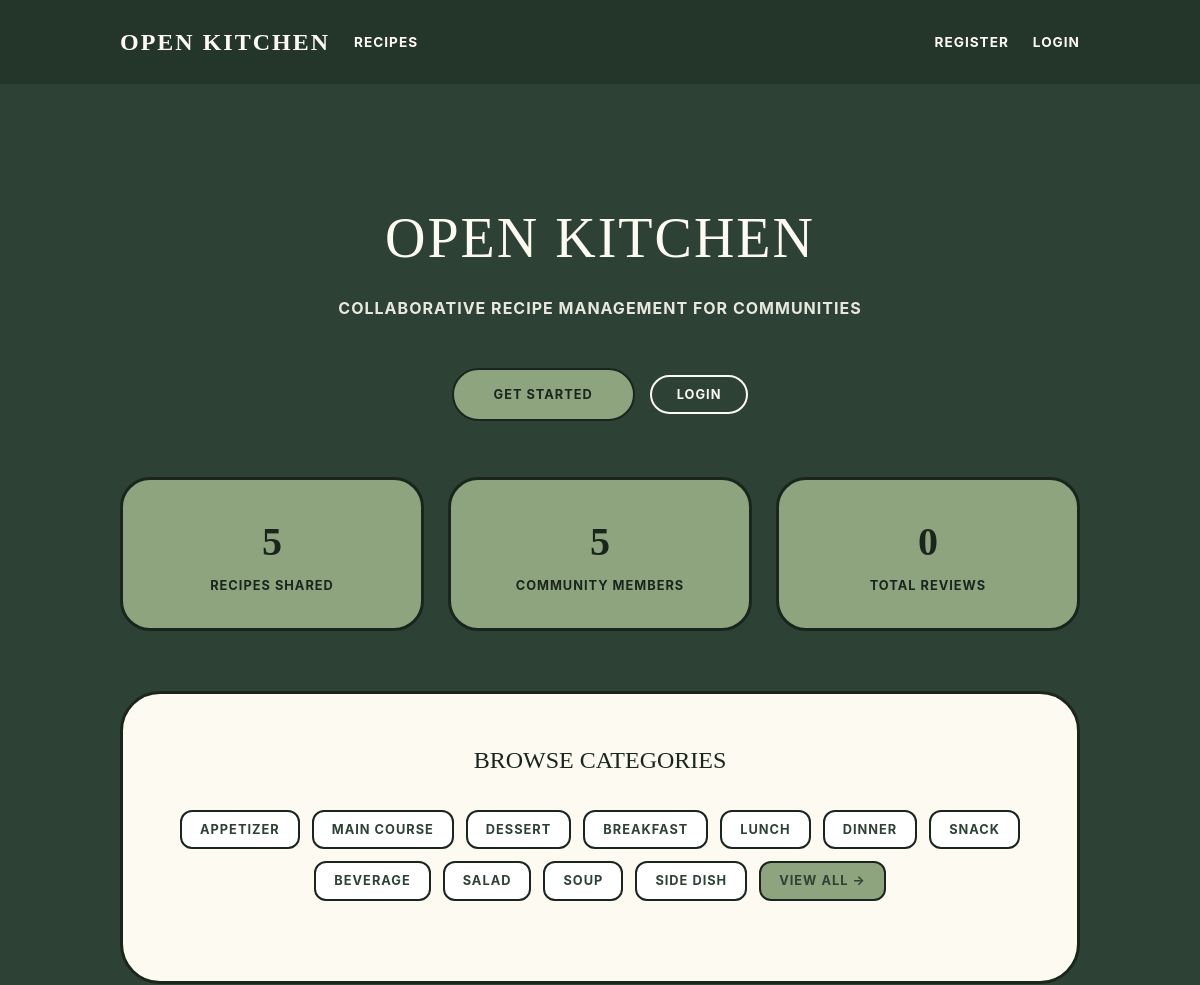
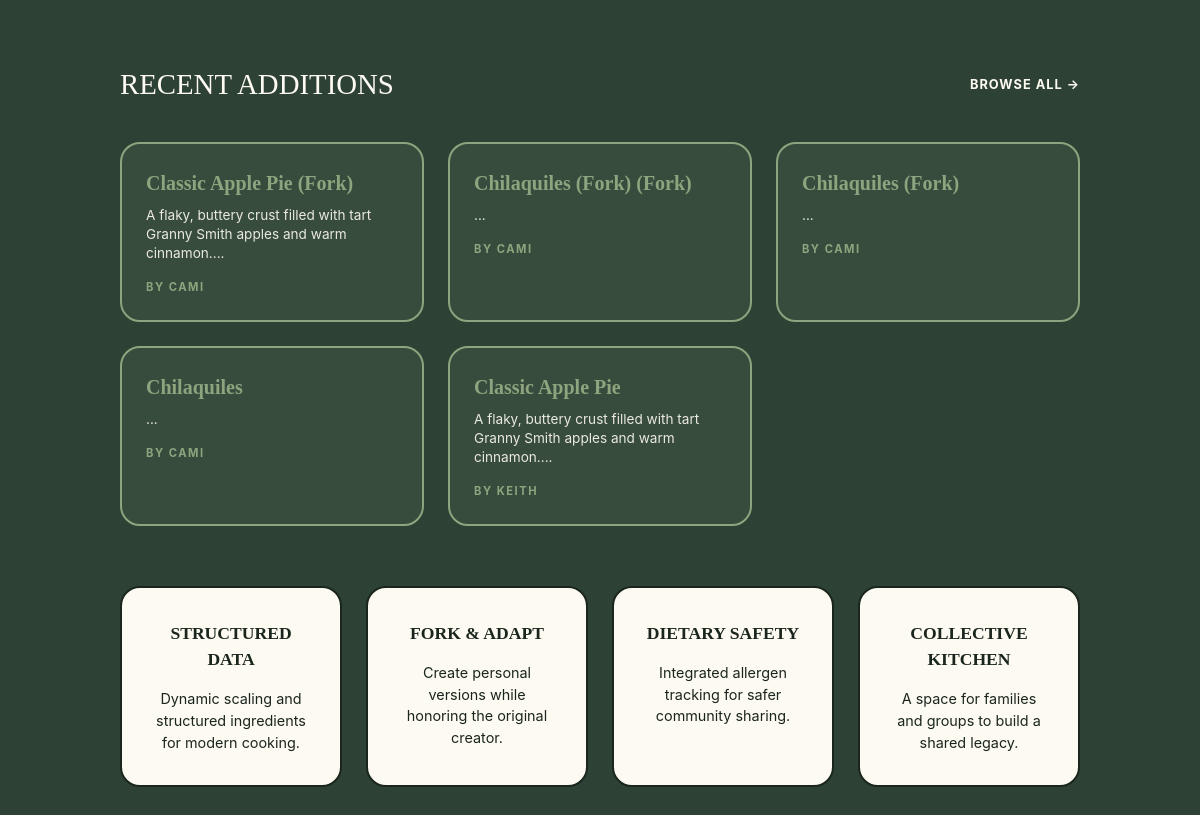
Before: / with the older database file (2 pictures, top to bottom).
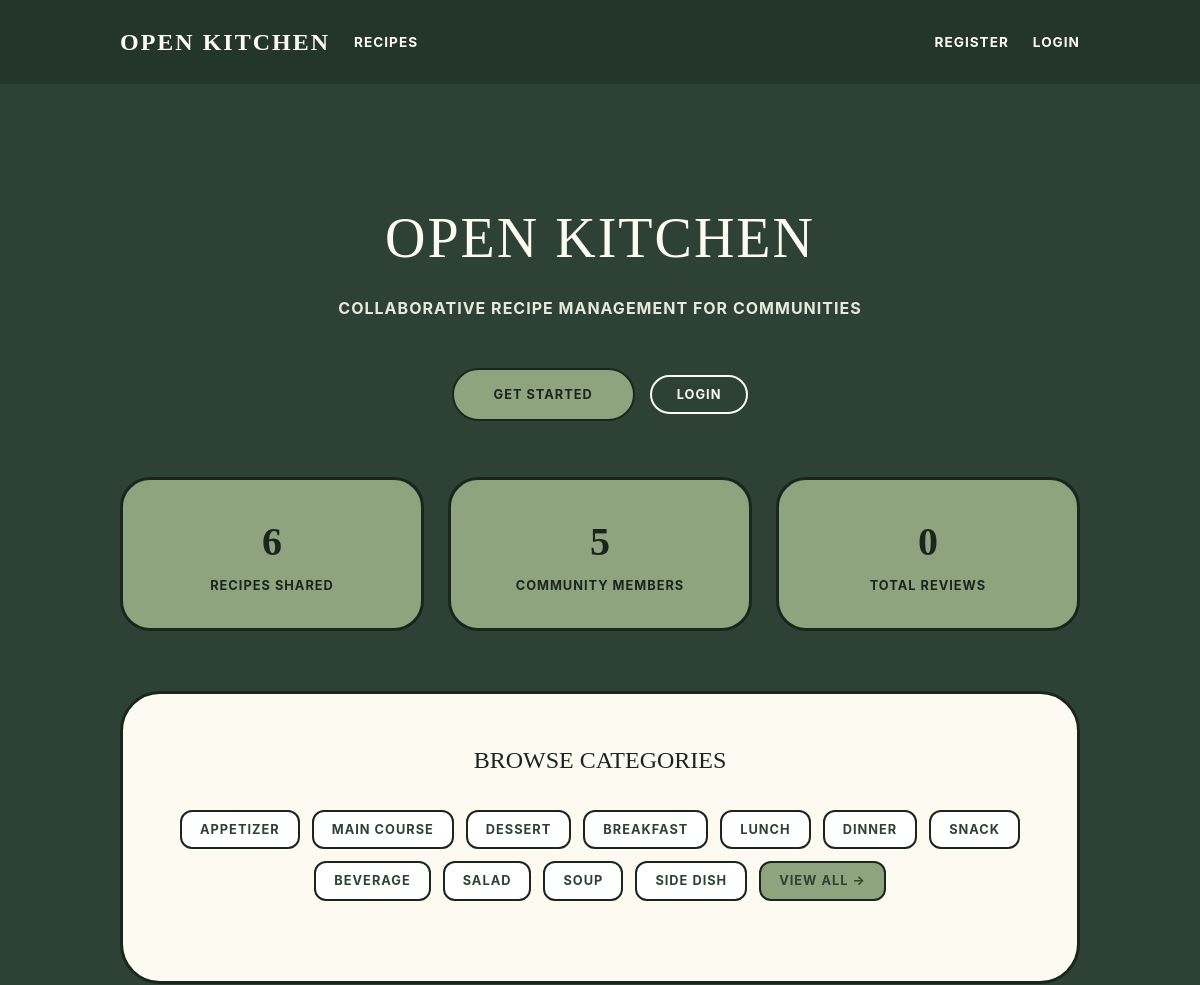
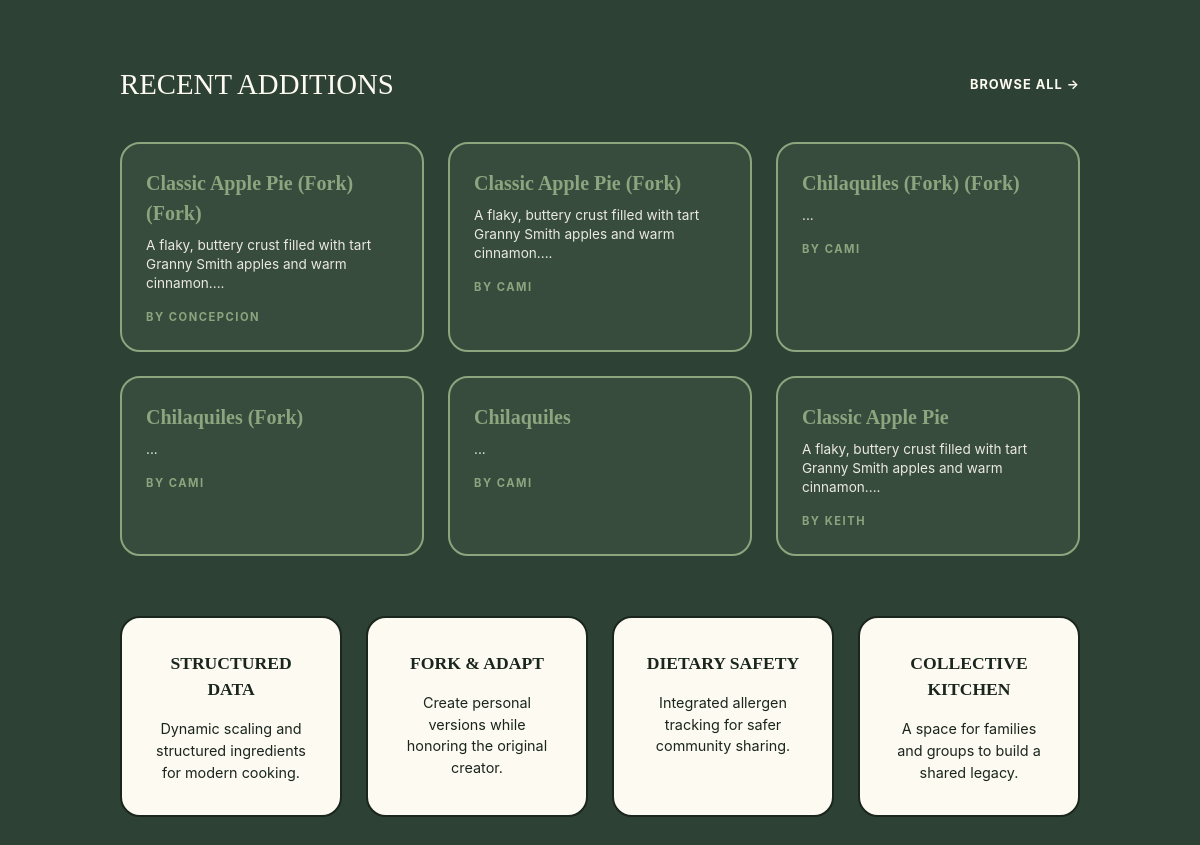
After: the same page with the newer database file (2 pictures, top to bottom).
### tables this page shows
CREATE TABLE categories (
    id INTEGER PRIMARY KEY AUTOINCREMENT,
    name TEXT UNIQUE NOT NULL
);

CREATE TABLE recipes (
    id INTEGER PRIMARY KEY AUTOINCREMENT,
    title TEXT NOT NULL,
    description TEXT,
    template_type TEXT NOT NULL CHECK(template_type IN ('standard', 'quick_tip')),
    author_id INTEGER NOT NULL,
    base_servings INTEGER,
    prep_time_minutes INTEGER,
    cook_time_minutes INTEGER,
    parent_recipe_id INTEGER,
    is_public INTEGER DEFAULT 1,
    created_at DATETIME DEFAULT CURRENT_TIMESTAMP,
    updated_at DATETIME,
    FOREIGN KEY (author_id) REFERENCES users(id),
    FOREIGN KEY (parent_recipe_id) REFERENCES recipes(id)
);

### app/__init__.py (the view)
    @app.route('/')
    def index():
        from app.models import Recipe, Category
        from app.db import get_db
        recent_recipes = Recipe.get_recent(limit=6)
        db = get_db()
        stats = {
            'total_recipes': Recipe.get_stats()['total_recipes'],
            'total_users': db.execute('SELECT COUNT(*) FROM users').fetchone()[0],
            'total_reviews': db.execute('SELECT COUNT(*) FROM reviews').fetchone()[0],
        }
        categories = Category.get_all()[:6]
        return render_template('index.html',
                             recipes=recent_recipes,
                             stats=stats,
                             categories=categories)

### app/auth.py (called while the page is built)
@bp.before_app_request
def load_logged_in_user():
    user_id = session.get('user_id')
    if user_id is None:
        g.user = None
    else:
        g.user = User.get_by_id(user_id)

### app/db.py (called while the page is built)
def get_db():
    if 'db' not in g:
        g.db = sqlite3.connect(
            current_app.config['DATABASE'],
            detect_types=sqlite3.PARSE_DECLTYPES
        )
        g.db.row_factory = sqlite3.Row
        g.db.execute('PRAGMA foreign_keys = ON')
    return g.db

### app/models/lookup.py (called while the page is built)
    @staticmethod
    def get_all():
        db = get_db()
        return db.execute('SELECT * FROM categories ORDER BY name').fetchall()

### app/models/recipe.py (called while the page is built)
    @staticmethod
    def get_recent(limit=6):
        db = get_db()
        return db.execute(
            'SELECT r.*, u.username as author_name, '
            'AVG(rv.rating) as avg_rating, '
            'COUNT(DISTINCT rv.id) as review_count '
            'FROM recipes r '
            'JOIN users u ON r.author_id = u.id '
            'LEFT JOIN reviews rv ON r.id = rv.recipe_id '
            'WHERE r.is_public = 1 '
            'GROUP BY r.id '
            'ORDER BY r.created_at DESC LIMIT ?',
            (limit,)
        ).fetchall()

### app/templates/index.html (shortened to what the changed rows need)
{% extends 'base.html' %}
{% block content %}
<section class="section has-text-centered" style="padding: 4rem 0;">
    <h1 class="hero-title">Open Kitchen</h1>
</section>
<div class="columns is-multiline mb-6">
    <div class="column is-4">
        <div class="stat-pill">
            <span class="stat-val">{{ stats.total_recipes }}</span>
            <span class="stat-name">Recipes Shared</span>
        </div>
    </div>
</div>
<div class="form-card" style="background-color: var(--cream); border: 3px solid var(--border-dark); border-radius: 40px; padding: 3rem; margin-bottom: 4rem;">
    <h2 style="font-family: 'Georgia', serif; text-transform: uppercase; text-align: center; margin-bottom: 2rem; font-size: 1.5rem;">Browse Categories</h2>
    <div class="category-list">
        {% set cats = [
            ('1', 'Appetizer'), ('2', 'Main Course'), ('3', 'Dessert'),
            ('4', 'Breakfast'), ('5', 'Lunch'), ('6', 'Dinner'),
            ('7', 'Snack'), ('8', 'Beverage'), ('9', 'Salad'),
            ('10', 'Soup'), ('11', 'Side Dish')
        ] %}
        {% for cid, cname in cats %}
            <a href="{{ url_for('recipes.index', category=cid) }}" class="category-pill">{{ cname }}</a>
        {% endfor %}
        <a href="{{ url_for('recipes.index') }}" class="category-pill" style="background-color: var(--pill-green);">VIEW ALL →</a>
    </div>
</div>
<div class="mb-6">
    <div class="level">
        <div class="level-left">
            <h2 style="font-family: 'Georgia', serif; text-transform: uppercase; color: var(--cream); font-size: 1.8rem;">Recent Additions</h2>
        </div>
    </div>
    <div class="columns is-multiline mt-4">
        {% for recipe in recipes %}
            <div class="column is-4">
                <a href="{{ url_for('recipes.view', id=recipe.id) }}" class="recipe-grid-card">
                    <h3 class="recipe-title">{{ recipe.title }}</h3>
                    <p class="recipe-description">{{ recipe.description[:80] }}...</p>
                    <div class="meta-label">BY {{ recipe.author_name|upper }}</div>
                </a>
            </div>
        {% endfor %}
    </div>
</div>
{% endblock %}

Changed rows visible on the page:
added recipes: title "Classic Apple Pie (Fork) (Fork)", description "A flaky, buttery crust filled with tart Granny Smith apples and warm cinnamon.", author_name "CONCEPCION"
Other visible differences:
{{ stats.total_recipes }}: "5" → "6"
